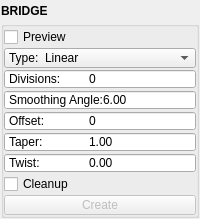
<?xml version="1.0" encoding="UTF-8"?>
<ui version="4.0">
 <class>QtUi</class>
 <widget class="QMainWindow" name="QtUi">
  <property name="geometry">
   <rect>
    <x>0</x>
    <y>0</y>
    <width>200</width>
    <height>219</height>
   </rect>
  </property>
  <property name="tabShape">
   <enum>QTabWidget::Triangular</enum>
  </property>
  <property name="dockNestingEnabled">
   <bool>true</bool>
  </property>
  <property name="dockOptions">
   <set>QMainWindow::AllowNestedDocks|QMainWindow::AllowTabbedDocks|QMainWindow::AnimatedDocks|QMainWindow::ForceTabbedDocks</set>
  </property>
  <property name="bnabled" stdset="0">
   <bool>true</bool>
  </property>
  <widget class="QWidget" name="central_widget">
   <property name="minimumSize">
    <size>
     <width>200</width>
     <height>0</height>
    </size>
   </property>
   <layout class="QVBoxLayout" name="verticalLayout_2">
    <property name="leftMargin">
     <number>1</number>
    </property>
    <property name="topMargin">
     <number>1</number>
    </property>
    <property name="rightMargin">
     <number>1</number>
    </property>
    <property name="bottomMargin">
     <number>1</number>
    </property>
    <item>
     <layout class="QVBoxLayout" name="verticalLayout">
      <property name="spacing">
       <number>0</number>
      </property>
      <item>
       <widget class="Header" name="header">
        <property name="minimumSize">
         <size>
          <width>0</width>
          <height>20</height>
         </size>
        </property>
        <property name="maximumSize">
         <size>
          <width>16777215</width>
          <height>20</height>
         </size>
        </property>
        <property name="font">
         <font>
          <weight>75</weight>
          <bold>true</bold>
         </font>
        </property>
        <property name="text">
         <string>BRIDGE</string>
        </property>
       </widget>
      </item>
      <item>
       <widget class="QGroupBox" name="duplicate">
        <property name="title">
         <string/>
        </property>
        <layout class="QGridLayout" name="gridLayout_4">
         <property name="leftMargin">
          <number>0</number>
         </property>
         <property name="topMargin">
          <number>0</number>
         </property>
         <property name="rightMargin">
          <number>0</number>
         </property>
         <property name="bottomMargin">
          <number>0</number>
         </property>
         <property name="horizontalSpacing">
          <number>0</number>
         </property>
         <property name="verticalSpacing">
          <number>1</number>
         </property>
         <item row="1" column="0" colspan="2">
          <layout class="QHBoxLayout" name="horizontalLayout">
           <property name="spacing">
            <number>0</number>
           </property>
           <item>
            <widget class="QCheckBox" name="chk000">
             <property name="minimumSize">
              <size>
               <width>0</width>
               <height>20</height>
              </size>
             </property>
             <property name="maximumSize">
              <size>
               <width>16777215</width>
               <height>20</height>
              </size>
             </property>
             <property name="toolTip">
              <string>Start the operation using any selected mesh objects.</string>
             </property>
             <property name="text">
              <string>Preview</string>
             </property>
             <property name="iconSize">
              <size>
               <width>18</width>
               <height>18</height>
              </size>
             </property>
             <property name="checkable">
              <bool>true</bool>
             </property>
            </widget>
           </item>
          </layout>
         </item>
         <item row="6" column="0" colspan="2">
          <widget class="DoubleSpinBox" name="s003">
           <property name="minimumSize">
            <size>
             <width>0</width>
             <height>20</height>
            </size>
           </property>
           <property name="maximumSize">
            <size>
             <width>16777215</width>
             <height>20</height>
            </size>
           </property>
           <property name="toolTip">
            <string>&lt;html&gt;&lt;head/&gt;&lt;body&gt;&lt;p&gt;&lt;span style=&quot; font-family:'Times New Roman'; font-size:medium; color:#000000; background-color:#ffffff;&quot;&gt;Taper or Scale along the extrusion path &lt;/span&gt;&lt;span style=&quot; font-family:'Times New Roman'; font-size:medium; font-style:italic; color:#000000; background-color:#ffffff;&quot;&gt;Default:&lt;/span&gt;&lt;span style=&quot; font-family:'Times New Roman'; font-size:medium; color:#000000; background-color:#ffffff;&quot;&gt; 1.0&lt;/span&gt;&lt;/p&gt;&lt;/body&gt;&lt;/html&gt;</string>
           </property>
           <property name="buttonSymbols">
            <enum>QAbstractSpinBox::NoButtons</enum>
           </property>
           <property name="prefix">
            <string>Taper:	</string>
           </property>
           <property name="decimals">
            <number>2</number>
           </property>
           <property name="minimum">
            <double>0.000000000000000</double>
           </property>
           <property name="maximum">
            <double>10000.000000000000000</double>
           </property>
           <property name="singleStep">
            <double>1.000000000000000</double>
           </property>
           <property name="value">
            <double>1.000000000000000</double>
           </property>
          </widget>
         </item>
         <item row="9" column="0" colspan="2">
          <layout class="QHBoxLayout" name="horizontalLayout_2">
           <property name="spacing">
            <number>0</number>
           </property>
           <item>
            <widget class="QPushButton" name="b000">
             <property name="enabled">
              <bool>false</bool>
             </property>
             <property name="minimumSize">
              <size>
               <width>0</width>
               <height>20</height>
              </size>
             </property>
             <property name="maximumSize">
              <size>
               <width>16777215</width>
               <height>20</height>
              </size>
             </property>
             <property name="toolTip">
              <string>Finish the operation.</string>
             </property>
             <property name="layoutDirection">
              <enum>Qt::RightToLeft</enum>
             </property>
             <property name="text">
              <string>Create</string>
             </property>
             <property name="autoDefault">
              <bool>false</bool>
             </property>
             <property name="default">
              <bool>false</bool>
             </property>
             <property name="flat">
              <bool>false</bool>
             </property>
             <property name="bnabled" stdset="0">
              <bool>true</bool>
             </property>
            </widget>
           </item>
          </layout>
         </item>
         <item row="3" column="0" colspan="2">
          <widget class="QSpinBox" name="s000">
           <property name="minimumSize">
            <size>
             <width>0</width>
             <height>20</height>
            </size>
           </property>
           <property name="maximumSize">
            <size>
             <width>16777215</width>
             <height>20</height>
            </size>
           </property>
           <property name="toolTip">
            <string>&lt;html&gt;&lt;head/&gt;&lt;body&gt;&lt;p&gt;&lt;span style=&quot; font-family:'Times New Roman'; font-size:medium; color:#000000; background-color:#ffffff;&quot;&gt;The number of subdivisions in the bridging faces (resulting in (divisions+1) row of faces). &lt;/span&gt;&lt;span style=&quot; font-family:'Times New Roman'; font-size:medium; font-style:italic; color:#000000; background-color:#ffffff;&quot;&gt;Default:&lt;/span&gt;&lt;span style=&quot; font-family:'Times New Roman'; font-size:medium; color:#000000; background-color:#ffffff;&quot;&gt; 1&lt;/span&gt;&lt;/p&gt;&lt;/body&gt;&lt;/html&gt;</string>
           </property>
           <property name="buttonSymbols">
            <enum>QAbstractSpinBox::NoButtons</enum>
           </property>
           <property name="prefix">
            <string>Divisions:	</string>
           </property>
           <property name="minimum">
            <number>0</number>
           </property>
           <property name="maximum">
            <number>1000</number>
           </property>
          </widget>
         </item>
         <item row="5" column="0" colspan="2">
          <widget class="DoubleSpinBox" name="s002">
           <property name="minimumSize">
            <size>
             <width>0</width>
             <height>20</height>
            </size>
           </property>
           <property name="maximumSize">
            <size>
             <width>16777215</width>
             <height>20</height>
            </size>
           </property>
           <property name="toolTip">
            <string>&lt;html&gt;&lt;head/&gt;&lt;body&gt;&lt;p&gt;&lt;span style=&quot; font-family:'Times New Roman'; font-size:medium; color:#000000; background-color:#ffffff;&quot;&gt;Add offset to which vertices are connected. &lt;/span&gt;&lt;span style=&quot; font-family:'Times New Roman'; font-size:medium; font-style:italic; color:#000000; background-color:#ffffff;&quot;&gt;Default:&lt;/span&gt;&lt;span style=&quot; font-family:'Times New Roman'; font-size:medium; color:#000000; background-color:#ffffff;&quot;&gt; 0&lt;/span&gt;&lt;/p&gt;&lt;/body&gt;&lt;/html&gt;</string>
           </property>
           <property name="buttonSymbols">
            <enum>QAbstractSpinBox::NoButtons</enum>
           </property>
           <property name="prefix">
            <string>Offset:	</string>
           </property>
           <property name="decimals">
            <number>0</number>
           </property>
           <property name="minimum">
            <double>0.000000000000000</double>
           </property>
           <property name="maximum">
            <double>10000.000000000000000</double>
           </property>
           <property name="singleStep">
            <double>1.000000000000000</double>
           </property>
           <property name="value">
            <double>0.000000000000000</double>
           </property>
          </widget>
         </item>
         <item row="4" column="0" colspan="2">
          <widget class="DoubleSpinBox" name="s001">
           <property name="minimumSize">
            <size>
             <width>0</width>
             <height>20</height>
            </size>
           </property>
           <property name="maximumSize">
            <size>
             <width>16777215</width>
             <height>20</height>
            </size>
           </property>
           <property name="toolTip">
            <string>&lt;html&gt;&lt;head/&gt;&lt;body&gt;&lt;p&gt;&lt;span style=&quot; font-family:'Times New Roman'; font-size:medium; color:#000000; background-color:#ffffff;&quot;&gt;Angle below which new edges will be smoothed &lt;/span&gt;&lt;span style=&quot; font-family:'Times New Roman'; font-size:medium; font-style:italic; color:#000000; background-color:#ffffff;&quot;&gt;Default:&lt;/span&gt;&lt;span style=&quot; font-family:'Times New Roman'; font-size:medium; color:#000000; background-color:#ffffff;&quot;&gt; kPi/6.0&lt;/span&gt;&lt;/p&gt;&lt;/body&gt;&lt;/html&gt;</string>
           </property>
           <property name="buttonSymbols">
            <enum>QAbstractSpinBox::NoButtons</enum>
           </property>
           <property name="prefix">
            <string>Smoothing Angle:</string>
           </property>
           <property name="decimals">
            <number>2</number>
           </property>
           <property name="minimum">
            <double>0.000000000000000</double>
           </property>
           <property name="maximum">
            <double>360.000000000000000</double>
           </property>
           <property name="singleStep">
            <double>1.000000000000000</double>
           </property>
           <property name="value">
            <double>6.000000000000000</double>
           </property>
          </widget>
         </item>
         <item row="7" column="0" colspan="2">
          <widget class="DoubleSpinBox" name="s004">
           <property name="minimumSize">
            <size>
             <width>0</width>
             <height>20</height>
            </size>
           </property>
           <property name="maximumSize">
            <size>
             <width>16777215</width>
             <height>20</height>
            </size>
           </property>
           <property name="toolTip">
            <string>&lt;html&gt;&lt;head/&gt;&lt;body&gt;&lt;p&gt;&lt;span style=&quot; font-family:'Times New Roman'; font-size:medium; color:#000000; background-color:#ffffff;&quot;&gt;Twist or Rotation along the extrusion path &lt;/span&gt;&lt;span style=&quot; font-family:'Times New Roman'; font-size:medium; font-style:italic; color:#000000; background-color:#ffffff;&quot;&gt;Default:&lt;/span&gt;&lt;span style=&quot; font-family:'Times New Roman'; font-size:medium; color:#000000; background-color:#ffffff;&quot;&gt; 0.0&lt;/span&gt;&lt;/p&gt;&lt;/body&gt;&lt;/html&gt;</string>
           </property>
           <property name="buttonSymbols">
            <enum>QAbstractSpinBox::NoButtons</enum>
           </property>
           <property name="prefix">
            <string>Twist:	</string>
           </property>
           <property name="decimals">
            <number>2</number>
           </property>
           <property name="minimum">
            <double>-10000.000000000000000</double>
           </property>
           <property name="maximum">
            <double>10000.000000000000000</double>
           </property>
           <property name="singleStep">
            <double>1.000000000000000</double>
           </property>
           <property name="value">
            <double>0.000000000000000</double>
           </property>
          </widget>
         </item>
         <item row="8" column="0" colspan="2">
          <widget class="QCheckBox" name="chk001">
           <property name="minimumSize">
            <size>
             <width>0</width>
             <height>20</height>
            </size>
           </property>
           <property name="maximumSize">
            <size>
             <width>16777215</width>
             <height>20</height>
            </size>
           </property>
           <property name="toolTip">
            <string>Clean up child curves and deformer history when using curve bridge type.</string>
           </property>
           <property name="text">
            <string>Cleanup</string>
           </property>
           <property name="iconSize">
            <size>
             <width>18</width>
             <height>18</height>
            </size>
           </property>
           <property name="checkable">
            <bool>true</bool>
           </property>
          </widget>
         </item>
         <item row="2" column="0" colspan="2">
          <widget class="ComboBox" name="cmb000">
           <property name="minimumSize">
            <size>
             <width>0</width>
             <height>20</height>
            </size>
           </property>
           <property name="maximumSize">
            <size>
             <width>16777215</width>
             <height>20</height>
            </size>
           </property>
           <property name="maxVisibleItems">
            <number>40</number>
           </property>
           <property name="maxCount">
            <number>500</number>
           </property>
           <property name="sizeAdjustPolicy">
            <enum>QComboBox::AdjustToContents</enum>
           </property>
           <property name="frame">
            <bool>true</bool>
           </property>
           <item>
            <property name="text">
             <string>Type:  Linear</string>
            </property>
           </item>
           <item>
            <property name="text">
             <string>Type:  Blend</string>
            </property>
           </item>
           <item>
            <property name="text">
             <string>Type:  Curve</string>
            </property>
           </item>
          </widget>
         </item>
        </layout>
       </widget>
      </item>
      <item>
       <spacer name="verticalSpacer">
        <property name="orientation">
         <enum>Qt::Vertical</enum>
        </property>
        <property name="sizeHint" stdset="0">
         <size>
          <width>0</width>
          <height>10</height>
         </size>
        </property>
       </spacer>
      </item>
     </layout>
    </item>
   </layout>
  </widget>
 </widget>
 <customwidgets>
  <customwidget>
   <class>Header</class>
   <extends>QLabel</extends>
   <header>uitk.widgets.header.Header.h</header>
  </customwidget>
  <customwidget>
   <class>ComboBox</class>
   <extends>QComboBox</extends>
   <header>uitk.widgets.comboBox.ComboBox.h</header>
  </customwidget>
  <customwidget>
   <class>DoubleSpinBox</class>
   <extends>QDoubleSpinBox</extends>
   <header>widgets.doublespinbox.h</header>
  </customwidget>
 </customwidgets>
 <resources/>
 <connections/>
 <designerdata>
  <property name="gridDeltaX">
   <number>5</number>
  </property>
  <property name="gridDeltaY">
   <number>5</number>
  </property>
  <property name="gridSnapX">
   <bool>true</bool>
  </property>
  <property name="gridSnapY">
   <bool>true</bool>
  </property>
  <property name="gridVisible">
   <bool>true</bool>
  </property>
 </designerdata>
</ui>
